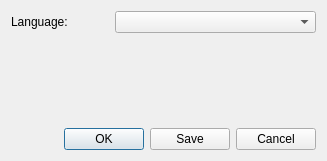
<?xml version="1.0" encoding="UTF-8"?>
<ui version="4.0">
 <class>AppSettings</class>
 <widget class="QDialog" name="AppSettings">
  <property name="geometry">
   <rect>
    <x>0</x>
    <y>0</y>
    <width>327</width>
    <height>161</height>
   </rect>
  </property>
  <property name="windowTitle">
   <string>Settings</string>
  </property>
  <layout class="QGridLayout" name="gridLayout">
   <item row="0" column="0">
    <widget class="QLabel" name="label">
     <property name="text">
      <string>Language:</string>
     </property>
    </widget>
   </item>
   <item row="0" column="1" colspan="2">
    <widget class="QComboBox" name="comBLanguage"/>
   </item>
   <item row="1" column="2">
    <spacer name="verticalSpacer">
     <property name="orientation">
      <enum>Qt::Vertical</enum>
     </property>
     <property name="sizeHint" stdset="0">
      <size>
       <width>20</width>
       <height>70</height>
      </size>
     </property>
    </spacer>
   </item>
   <item row="2" column="0" colspan="3">
    <widget class="QDialogButtonBox" name="buttonBox">
     <property name="orientation">
      <enum>Qt::Horizontal</enum>
     </property>
     <property name="standardButtons">
      <set>QDialogButtonBox::Cancel|QDialogButtonBox::Ok|QDialogButtonBox::Save</set>
     </property>
    </widget>
   </item>
  </layout>
 </widget>
 <resources/>
 <connections>
  <connection>
   <sender>buttonBox</sender>
   <signal>accepted()</signal>
   <receiver>AppSettings</receiver>
   <slot>accept()</slot>
   <hints>
    <hint type="sourcelabel">
     <x>248</x>
     <y>254</y>
    </hint>
    <hint type="destinationlabel">
     <x>157</x>
     <y>274</y>
    </hint>
   </hints>
  </connection>
  <connection>
   <sender>buttonBox</sender>
   <signal>rejected()</signal>
   <receiver>AppSettings</receiver>
   <slot>reject()</slot>
   <hints>
    <hint type="sourcelabel">
     <x>316</x>
     <y>260</y>
    </hint>
    <hint type="destinationlabel">
     <x>286</x>
     <y>274</y>
    </hint>
   </hints>
  </connection>
 </connections>
</ui>
